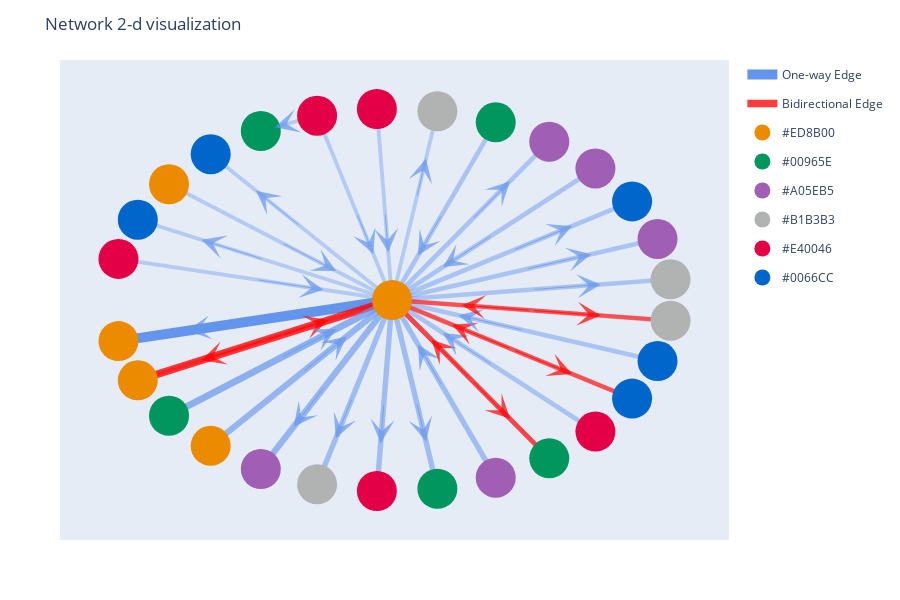

The notebook cell saved with this chart:
### Code cell
#data = [edge_trace, trace_nodes]
fig = go.Figure(layout=layout)

for trace in edge_trace:
    fig.add_trace(trace)

for trace in node_trace:
    fig.add_trace(trace)

fig.add_trace(middle_trace)

#fig.update_layout(legend_title_text='Node Types:')
fig.update_layout(legend_itemclick=False)
fig.update_layout(legend_itemdoubleclick=False)
fig.show()
fig.write_html('2d_visualization.html')

### Figure 1 — Plotly figure (JSON) as saved in the notebook; plotly's stock layout.template omitted (floating-point values rounded to 4 significant figures)
{"data": [{"legendgroup": "blue", "line": {"color": "cornflowerblue", "shape": "spline", "width": 10}, "mode": "lines", "name": "One-way Edge", "opacity": 1, "showlegend": true, "type": "scatter", "x": [0, -0.9766, null], "y": [0, -0.215, null]}, {"legendgroup": "red", "line": {"color": "red", "shape": "spline", "width": 7.692}, "mode": "lines", "name": "Bidirectional Edge", "opacity": 0.7692, "showlegend": true, "type": "scatter", "x": [0, -0.9076, null], "y": [0, -0.4199, null]}, {"legendgroup": "blue", "line": {"color": "cornflowerblue", "shape": "spline", "width": 6.154}, "mode": "lines", "name": "One-way Edge", "opacity": 0.6154, "showlegend": false, "type": "scatter", "x": [0, -0.4684, null], "y": [0, -0.8835, null]}, {"legendgroup": "blue", "line": {"color": "cornflowerblue", "shape": "spline", "width": 5.385}, "mode": "lines", "name": "One-way Edge", "opacity": 0.5385, "showlegend": false, "type": "scatter", "x": [0, -0.2675, null], "y": [0, -0.9636, null]}, {"legendgroup": "blue", "line": {"color": "cornflowerblue", "shape": "spline", "width": 5.385}, "mode": "lines", "name": "One-way Edge", "opacity": 0.5385, "showlegend": false, "type": "scatter", "x": [0, -0.05414, null], "y": [0, -0.9985, null]}, {"legendgroup": "blue", "line": {"color": "cornflowerblue", "shape": "spline", "width": 5.385}, "mode": "lines", "name": "One-way Edge", "opacity": 0.5385, "showlegend": false, "type": "scatter", "x": [0, 0.1618, null], "y": [0, -0.9868, null]}, {"legendgroup": "red", "line": {"color": "red", "shape": "spline", "width": 4.615}, "mode": "lines", "name": "Bidirectional Edge", "opacity": 0.4615, "showlegend": false, "type": "scatter", "x": [0, 0.5612, null], "y": [0, -0.8277, null]}, {"legendgroup": "blue", "line": {"color": "cornflowerblue", "shape": "spline", "width": 4.615}, "mode": "lines", "name": "One-way Edge", "opacity": 0.4615, "showlegend": false, "type": "scatter", "x": [0, 0.9941, null], "y": [0, 0.1081, null]}, {"legendgroup": "blue", "line": {"color": "cornflowerblue", "shape": "spline", "width": 4.615}, "mode": "lines", "name": "One-way Edge", "opacity": 0.4615, "showlegend": false, "type": "scatter", "x": [0, 0.9477, null], "y": [0, 0.3193, null]}, {"legendgroup": "blue", "line": {"color": "cornflowerblue", "shape": "spline", "width": 4.615}, "mode": "lines", "name": "One-way Edge", "opacity": 0.4615, "showlegend": false, "type": "scatter", "x": [0, 0.8569, null], "y": [0, 0.5156, null]}, {"legendgroup": "blue", "line": {"color": "cornflowerblue", "shape": "spline", "width": 4.615}, "mode": "lines", "name": "One-way Edge", "opacity": 0.4615, "showlegend": false, "type": "scatter", "x": [0, 0.5612, null], "y": [0, 0.8277, null]}, {"legendgroup": "red", "line": {"color": "red", "shape": "spline", "width": 3.846}, "mode": "lines", "name": "Bidirectional Edge", "opacity": 0.3846, "showlegend": false, "type": "scatter", "x": [0, 0.9941, null], "y": [0, -0.1081, null]}, {"legendgroup": "red", "line": {"color": "red", "shape": "spline", "width": 3.846}, "mode": "lines", "name": "Bidirectional Edge", "opacity": 0.3846, "showlegend": false, "type": "scatter", "x": [0, 0.8569, null], "y": [0, -0.5156, null]}, {"legendgroup": "blue", "line": {"color": "cornflowerblue", "shape": "spline", "width": 3.846}, "mode": "lines", "name": "One-way Edge", "opacity": 0.3846, "showlegend": false, "type": "scatter", "x": [0, 0.1618, null], "y": [0, 0.9868, null]}, {"legendgroup": "blue", "line": {"color": "cornflowerblue", "shape": "spline", "width": 3.846}, "mode": "lines", "name": "One-way Edge", "opacity": 0.3846, "showlegend": false, "type": "scatter", "x": [0, -0.6474, null], "y": [0, 0.7622, null]}, {"legendgroup": "blue", "line": {"color": "cornflowerblue", "shape": "spline", "width": 3.846}, "mode": "lines", "name": "One-way Edge", "opacity": 0.3846, "showlegend": false, "type": "scatter", "x": [0, -0.9076, null], "y": [0, 0.4199, null]}, {"legendgroup": "red", "line": {"color": "red", "shape": "spline", "width": 3.846}, "mode": "lines", "name": "Bidirectional Edge", "opacity": 0.3846, "showlegend": false, "type": "scatter", "x": [-0.9076, 0, null], "y": [-0.4199, 0, null]}, {"legendgroup": "blue", "line": {"color": "cornflowerblue", "shape": "spline", "width": 6.923}, "mode": "lines", "name": "One-way Edge", "opacity": 0.6923, "showlegend": false, "type": "scatter", "x": [-0.7961, 0, null], "y": [-0.6052, 0, null]}, {"legendgroup": "blue", "line": {"color": "cornflowerblue", "shape": "spline", "width": 6.154}, "mode": "lines", "name": "One-way Edge", "opacity": 0.6154, "showlegend": false, "type": "scatter", "x": [-0.6474, 0, null], "y": [-0.7622, 0, null]}, {"legendgroup": "blue", "line": {"color": "cornflowerblue", "shape": "spline", "width": 5.385}, "mode": "lines", "name": "One-way Edge", "opacity": 0.5385, "showlegend": false, "type": "scatter", "x": [0.3701, 0, null], "y": [-0.929, 0, null]}, {"legendgroup": "red", "line": {"color": "red", "shape": "spline", "width": 4.615}, "mode": "lines", "name": "Bidirectional Edge", "opacity": 0.4615, "showlegend": false, "type": "scatter", "x": [0.5612, 0, null], "y": [-0.8277, 0, null]}, {"legendgroup": "blue", "line": {"color": "cornflowerblue", "shape": "spline", "width": 4.615}, "mode": "lines", "name": "One-way Edge", "opacity": 0.4615, "showlegend": false, "type": "scatter", "x": [0.726, 0, null], "y": [-0.6877, 0, null]}, {"legendgroup": "red", "line": {"color": "red", "shape": "spline", "width": 4.615}, "mode": "lines", "name": "Bidirectional Edge", "opacity": 0.4615, "showlegend": false, "type": "scatter", "x": [0.8569, 0, null], "y": [-0.5156, 0, null]}, {"legendgroup": "blue", "line": {"color": "cornflowerblue", "shape": "spline", "width": 4.615}, "mode": "lines", "name": "One-way Edge", "opacity": 0.4615, "showlegend": false, "type": "scatter", "x": [0.9477, 0, null], "y": [-0.3193, 0, null]}, {"legendgroup": "red", "line": {"color": "red", "shape": "spline", "width": 4.615}, "mode": "lines", "name": "Bidirectional Edge", "opacity": 0.4615, "showlegend": false, "type": "scatter", "x": [0.9941, 0, null], "y": [-0.1081, 0, null]}, {"legendgroup": "blue", "line": {"color": "cornflowerblue", "shape": "spline", "width": 4.615}, "mode": "lines", "name": "One-way Edge", "opacity": 0.4615, "showlegend": false, "type": "scatter", "x": [0.726, 0, null], "y": [0.6877, 0, null]}, {"legendgroup": "blue", "line": {"color": "cornflowerblue", "shape": "spline", "width": 4.615}, "mode": "lines", "name": "One-way Edge", "opacity": 0.4615, "showlegend": false, "type": "scatter", "x": [0.3701, 0, null], "y": [0.929, 0, null]}, {"legendgroup": "blue", "line": {"color": "cornflowerblue", "shape": "spline", "width": 3.846}, "mode": "lines", "name": "One-way Edge", "opacity": 0.3846, "showlegend": false, "type": "scatter", "x": [-0.05414, 0, null], "y": [0.9985, 0, null]}, {"legendgroup": "blue", "line": {"color": "cornflowerblue", "shape": "spline", "width": 3.846}, "mode": "lines", "name": "One-way Edge", "opacity": 0.3846, "showlegend": false, "type": "scatter", "x": [-0.2675, 0, null], "y": [0.9636, 0, null]}, {"legendgroup": "blue", "line": {"color": "cornflowerblue", "shape": "spline", "width": 3.846}, "mode": "lines", "name": "One-way Edge", "opacity": 0.3846, "showlegend": false, "type": "scatter", "x": [-0.2675, -0.4684, null], "y": [0.9636, 0.8835, null]}, {"legendgroup": "blue", "line": {"color": "cornflowerblue", "shape": "spline", "width": 3.846}, "mode": "lines", "name": "One-way Edge", "opacity": 0.3846, "showlegend": false, "type": "scatter", "x": [-0.7961, 0, null], "y": [0.6052, 0, null]}, {"legendgroup": "blue", "line": {"color": "cornflowerblue", "shape": "spline", "width": 3.846}, "mode": "lines", "name": "One-way Edge", "opacity": 0.3846, "showlegend": false, "type": "scatter", "x": [-0.9766, 0, null], "y": [0.215, 0, null]}, {"hoverinfo": "text", "legendgroup": "#ED8B00", "marker": {"color": "#ED8B00", "size": 40, "symbol": "circle"}, "mode": "markers", "name": "#ED8B00", "showlegend": true, "text": "Anthony", "type": "scatter", "x": [0, null], "y": [0, null]}, {"hoverinfo": "text", "legendgroup": "#ED8B00", "marker": {"color": "#ED8B00", "size": 40, "symbol": "circle"}, "mode": "markers", "name": "#ED8B00", "showlegend": false, "text": "Matthew", "type": "scatter", "x": [-0.9766, null], "y": [-0.215, null]}, {"hoverinfo": "text", "legendgroup": "#ED8B00", "marker": {"color": "#ED8B00", "size": 40, "symbol": "circle"}, "mode": "markers", "name": "#ED8B00", "showlegend": false, "text": "Christopher", "type": "scatter", "x": [-0.9076, null], "y": [-0.4199, null]}, {"hoverinfo": "text", "legendgroup": "#00965E", "marker": {"color": "#00965E", "size": 40, "symbol": "circle"}, "mode": "markers", "name": "#00965E", "showlegend": true, "text": "Linda", "type": "scatter", "x": [-0.7961, null], "y": [-0.6052, null]}, {"hoverinfo": "text", "legendgroup": "#ED8B00", "marker": {"color": "#ED8B00", "size": 40, "symbol": "circle"}, "mode": "markers", "name": "#ED8B00", "showlegend": false, "text": "Daniel", "type": "scatter", "x": [-0.6474, null], "y": [-0.7622, null]}, {"hoverinfo": "text", "legendgroup": "#A05EB5", "marker": {"color": "#A05EB5", "size": 40, "symbol": "circle"}, "mode": "markers", "name": "#A05EB5", "showlegend": true, "text": "Richard", "type": "scatter", "x": [-0.4684, null], "y": [-0.8835, null]}, {"hoverinfo": "text", "legendgroup": "#B1B3B3", "marker": {"color": "#B1B3B3", "size": 40, "symbol": "circle"}, "mode": "markers", "name": "#B1B3B3", "showlegend": true, "text": "Margaret", "type": "scatter", "x": [-0.2675, null], "y": [-0.9636, null]}, {"hoverinfo": "text", "legendgroup": "#E40046", "marker": {"color": "#E40046", "size": 40, "symbol": "circle"}, "mode": "markers", "name": "#E40046", "showlegend": true, "text": "Jessica", "type": "scatter", "x": [-0.05414, null], "y": [-0.9985, null]}, {"hoverinfo": "text", "legendgroup": "#00965E", "marker": {"color": "#00965E", "size": 40, "symbol": "circle"}, "mode": "markers", "name": "#00965E", "showlegend": false, "text": "Patricia", "type": "scatter", "x": [0.1618, null], "y": [-0.9868, null]}, {"hoverinfo": "text", "legendgroup": "#A05EB5", "marker": {"color": "#A05EB5", "size": 40, "symbol": "circle"}, "mode": "markers", "name": "#A05EB5", "showlegend": false, "text": "David", "type": "scatter", "x": [0.3701, null], "y": [-0.929, null]}, {"hoverinfo": "text", "legendgroup": "#00965E", "marker": {"color": "#00965E", "size": 40, "symbol": "circle"}, "mode": "markers", "name": "#00965E", "showlegend": false, "text": "Jennifer", "type": "scatter", "x": [0.5612, null], "y": [-0.8277, null]}, {"hoverinfo": "text", "legendgroup": "#E40046", "marker": {"color": "#E40046", "size": 40, "symbol": "circle"}, "mode": "markers", "name": "#E40046", "showlegend": false, "text": "Susan", "type": "scatter", "x": [0.726, null], "y": [-0.6877, null]}, {"hoverinfo": "text", "legendgroup": "#0066CC", "marker": {"color": "#0066CC", "size": 40, "symbol": "circle"}, "mode": "markers", "name": "#0066CC", "showlegend": true, "text": "Michael", "type": "scatter", "x": [0.8569, null], "y": [-0.5156, null]}, {"hoverinfo": "text", "legendgroup": "#0066CC", "marker": {"color": "#0066CC", "size": 40, "symbol": "circle"}, "mode": "markers", "name": "#0066CC", "showlegend": false, "text": "William", "type": "scatter", "x": [0.9477, null], "y": [-0.3193, null]}, {"hoverinfo": "text", "legendgroup": "#B1B3B3", "marker": {"color": "#B1B3B3", "size": 40, "symbol": "circle"}, "mode": "markers", "name": "#B1B3B3", "showlegend": false, "text": "Sandra", "type": "scatter", "x": [0.9941, null], "y": [-0.1081, null]}, {"hoverinfo": "text", "legendgroup": "#B1B3B3", "marker": {"color": "#B1B3B3", "size": 40, "symbol": "circle"}, "mode": "markers", "name": "#B1B3B3", "showlegend": false, "text": "Betty", "type": "scatter", "x": [0.9941, null], "y": [0.1081, null]}, {"hoverinfo": "text", "legendgroup": "#A05EB5", "marker": {"color": "#A05EB5", "size": 40, "symbol": "circle"}, "mode": "markers", "name": "#A05EB5", "showlegend": false, "text": "Thomas", "type": "scatter", "x": [0.9477, null], "y": [0.3193, null]}, {"hoverinfo": "text", "legendgroup": "#0066CC", "marker": {"color": "#0066CC", "size": 40, "symbol": "circle"}, "mode": "markers", "name": "#0066CC", "showlegend": false, "text": "John", "type": "scatter", "x": [0.8569, null], "y": [0.5156, null]}, {"hoverinfo": "text", "legendgroup": "#A05EB5", "marker": {"color": "#A05EB5", "size": 40, "symbol": "circle"}, "mode": "markers", "name": "#A05EB5", "showlegend": false, "text": "Charles", "type": "scatter", "x": [0.726, null], "y": [0.6877, null]}, {"hoverinfo": "text", "legendgroup": "#A05EB5", "marker": {"color": "#A05EB5", "size": 40, "symbol": "circle"}, "mode": "markers", "name": "#A05EB5", "showlegend": false, "text": "Joseph", "type": "scatter", "x": [0.5612, null], "y": [0.8277, null]}, {"hoverinfo": "text", "legendgroup": "#00965E", "marker": {"color": "#00965E", "size": 40, "symbol": "circle"}, "mode": "markers", "name": "#00965E", "showlegend": false, "text": "Mary", "type": "scatter", "x": [0.3701, null], "y": [0.929, null]}, {"hoverinfo": "text", "legendgroup": "#B1B3B3", "marker": {"color": "#B1B3B3", "size": 40, "symbol": "circle"}, "mode": "markers", "name": "#B1B3B3", "showlegend": false, "text": "Lisa", "type": "scatter", "x": [0.1618, null], "y": [0.9868, null]}, {"hoverinfo": "text", "legendgroup": "#E40046", "marker": {"color": "#E40046", "size": 40, "symbol": "circle"}, "mode": "markers", "name": "#E40046", "showlegend": false, "text": "Karen", "type": "scatter", "x": [-0.05414, null], "y": [0.9985, null]}, {"hoverinfo": "text", "legendgroup": "#E40046", "marker": {"color": "#E40046", "size": 40, "symbol": "circle"}, "mode": "markers", "name": "#E40046", "showlegend": false, "text": "Sarah", "type": "scatter", "x": [-0.2675, null], "y": [0.9636, null]}, {"hoverinfo": "text", "legendgroup": "#00965E", "marker": {"color": "#00965E", "size": 40, "symbol": "circle"}, "mode": "markers", "name": "#00965E", "showlegend": false, "text": "Elizabeth", "type": "scatter", "x": [-0.4684, null], "y": [0.8835, null]}, {"hoverinfo": "text", "legendgroup": "#0066CC", "marker": {"color": "#0066CC", "size": 40, "symbol": "circle"}, "mode": "markers", "name": "#0066CC", "showlegend": false, "text": "Robert", "type": "scatter", "x": [-0.6474, null], "y": [0.7622, null]}, {"hoverinfo": "text", "legendgroup": "#ED8B00", "marker": {"color": "#ED8B00", "size": 40, "symbol": "circle"}, "mode": "markers", "name": "#ED8B00", "showlegend": false, "text": "Nancy", "type": "scatter", "x": [-0.7961, null], "y": [0.6052, null]}, {"hoverinfo": "text", "legendgroup": "#0066CC", "marker": {"color": "#0066CC", "size": 40, "symbol": "circle"}, "mode": "markers", "name": "#0066CC", "showlegend": false, "text": "James", "type": "scatter", "x": [-0.9076, null], "y": [0.4199, null]}, {"hoverinfo": "text", "legendgroup": "#E40046", "marker": {"color": "#E40046", "size": 40, "symbol": "circle"}, "mode": "markers", "name": "#E40046", "showlegend": false, "text": "Barbara", "type": "scatter", "x": [-0.9766, null], "y": [0.215, null]}, {"hoverinfo": "text", "hovertext": ["From: Anthony To: Matthew, weight: 13", "Bidirectional edge:<br>Anthony To: Christopher, weight: 10<br>Christopher To: Anthony, weight: 5", "From: Anthony To: Richard, weight: 8", "From: Anthony To: Margaret, weight: 7", "From: Anthony To: Jessica, weight: 7", "From: Anthony To: Patricia, weight: 7", "Bidirectional edge:<br>Anthony To: Jennifer, weight: 6<br>Jennifer To: Anthony, weight: 6", "From: Anthony To: Betty, weight: 6", "From: Anthony To: Thomas, weight: 6", "From: Anthony To: John, weight: 6", "From: Anthony To: Joseph, weight: 6", "Bidirectional edge:<br>Anthony To: Sandra, weight: 5<br>Sandra To: Anthony, weight: 6", "Bidirectional edge:<br>Anthony To: Michael, weight: 5<br>Michael To: Anthony, weight: 6", "From: Anthony To: Lisa, weight: 5", "From: Anthony To: Robert, weight: 5", "From: Anthony To: James, weight: 5", "Bidirectional edge:<br>Christopher To: Anthony, weight: 5<br>Anthony To: Christopher, weight: 10", "From: Linda To: Anthony, weight: 9", "From: Daniel To: Anthony, weight: 8", "From: David To: Anthony, weight: 7", "Bidirectional edge:<br>Jennifer To: Anthony, weight: 6<br>Anthony To: Jennifer, weight: 6", "From: Susan To: Anthony, weight: 6", "Bidirectional edge:<br>Michael To: Anthony, weight: 6<br>Anthony To: Michael, weight: 5", "From: William To: Anthony, weight: 6", "Bidirectional edge:<br>Sandra To: Anthony, weight: 6<br>Anthony To: Sandra, weight: 5", "From: Charles To: Anthony, weight: 6", "From: Mary To: Anthony, weight: 6", "From: Karen To: Anthony, weight: 5", "From: Sarah To: Anthony, weight: 5", "From: Sarah To: Elizabeth, weight: 5", "From: Nancy To: Anthony, weight: 5", "From: Barbara To: Anthony, weight: 5"], "marker": {"color": "LightSkyBlue", "size": 20}, "mode": "markers", "opacity": 0, "showlegend": false, "type": "scatter", "x": [-0.4883, -0.4538, -0.2342, -0.1338, -0.02707, 0.08089, 0.2806, 0.4971, 0.4738, 0.4284, 0.2806, 0.4971, 0.4284, 0.08089, -0.3237, -0.4538, -0.4538, -0.398, -0.3237, 0.1851, 0.2806, 0.363, 0.4284, 0.4738, 0.4971, 0.363, 0.1851, -0.02707, -0.1338, -0.368, -0.398, -0.4883], "y": [-0.1075, -0.2099, -0.4418, -0.4818, -0.4993, -0.4934, -0.4138, 0.05406, 0.1597, 0.2578, 0.4138, -0.05406, -0.2578, 0.4934, 0.3811, 0.2099, -0.2099, -0.3026, -0.3811, -0.4645, -0.4138, -0.3438, -0.2578, -0.1597, -0.05406, 0.3438, 0.4645, 0.4993, 0.4818, 0.9235, 0.3026, 0.1075]}], "layout": {"annotations": [{"arrowcolor": "cornflowerblue", "arrowhead": 3, "arrowsize": 4, "arrowwidth": 1, "ax": -0.4883, "axref": "x", "ay": -0.1075, "ayref": "y", "opacity": 0.7, "showarrow": true, "x": -0.7325, "xref": "x", "y": -0.1612, "yref": "y"}, {"arrowcolor": "red", "arrowhead": 3, "arrowsize": 4, "arrowwidth": 1, "ax": -0.4538, "axref": "x", "ay": -0.2099, "ayref": "y", "opacity": 0.7, "showarrow": true, "x": -0.6807, "xref": "x", "y": -0.3149, "yref": "y"}, {"arrowcolor": "cornflowerblue", "arrowhead": 3, "arrowsize": 4, "arrowwidth": 1, "ax": -0.2342, "axref": "x", "ay": -0.4418, "ayref": "y", "opacity": 0.7, "showarrow": true, "x": -0.3513, "xref": "x", "y": -0.6626, "yref": "y"}, {"arrowcolor": "cornflowerblue", "arrowhead": 3, "arrowsize": 4, "arrowwidth": 1, "ax": -0.1338, "axref": "x", "ay": -0.4818, "ayref": "y", "opacity": 0.7, "showarrow": true, "x": -0.2006, "xref": "x", "y": -0.7227, "yref": "y"}, {"arrowcolor": "cornflowerblue", "arrowhead": 3, "arrowsize": 4, "arrowwidth": 1, "ax": -0.02707, "axref": "x", "ay": -0.4993, "ayref": "y", "opacity": 0.7, "showarrow": true, "x": -0.0406, "xref": "x", "y": -0.7489, "yref": "y"}, {"arrowcolor": "cornflowerblue", "arrowhead": 3, "arrowsize": 4, "arrowwidth": 1, "ax": 0.08089, "axref": "x", "ay": -0.4934, "ayref": "y", "opacity": 0.7, "showarrow": true, "x": 0.1213, "xref": "x", "y": -0.7401, "yref": "y"}, {"arrowcolor": "red", "arrowhead": 3, "arrowsize": 4, "arrowwidth": 1, "ax": 0.2806, "axref": "x", "ay": -0.4138, "ayref": "y", "opacity": 0.7, "showarrow": true, "x": 0.4209, "xref": "x", "y": -0.6208, "yref": "y"}, {"arrowcolor": "cornflowerblue", "arrowhead": 3, "arrowsize": 4, "arrowwidth": 1, "ax": 0.4971, "axref": "x", "ay": 0.05406, "ayref": "y", "opacity": 0.7, "showarrow": true, "x": 0.7456, "xref": "x", "y": 0.08109, "yref": "y"}, {"arrowcolor": "cornflowerblue", "arrowhead": 3, "arrowsize": 4, "arrowwidth": 1, "ax": 0.4738, "axref": "x", "ay": 0.1597, "ayref": "y", "opacity": 0.7, "showarrow": true, "x": 0.7107, "xref": "x", "y": 0.2395, "yref": "y"}, {"arrowcolor": "cornflowerblue", "arrowhead": 3, "arrowsize": 4, "arrowwidth": 1, "ax": 0.4284, "axref": "x", "ay": 0.2578, "ayref": "y", "opacity": 0.7, "showarrow": true, "x": 0.6426, "xref": "x", "y": 0.3867, "yref": "y"}, {"arrowcolor": "cornflowerblue", "arrowhead": 3, "arrowsize": 4, "arrowwidth": 1, "ax": 0.2806, "axref": "x", "ay": 0.4138, "ayref": "y", "opacity": 0.7, "showarrow": true, "x": 0.4209, "xref": "x", "y": 0.6208, "yref": "y"}, {"arrowcolor": "red", "arrowhead": 3, "arrowsize": 4, "arrowwidth": 1, "ax": 0.4971, "axref": "x", "ay": -0.05406, "ayref": "y", "opacity": 0.7, "showarrow": true, "x": 0.7456, "xref": "x", "y": -0.08109, "yref": "y"}, {"arrowcolor": "red", "arrowhead": 3, "arrowsize": 4, "arrowwidth": 1, "ax": 0.4284, "axref": "x", "ay": -0.2578, "ayref": "y", "opacity": 0.7, "showarrow": true, "x": 0.6426, "xref": "x", "y": -0.3867, "yref": "y"}, {"arrowcolor": "cornflowerblue", "arrowhead": 3, "arrowsize": 4, "arrowwidth": 1, "ax": 0.08089, "axref": "x", "ay": 0.4934, "ayref": "y", "opacity": 0.7, "showarrow": true, "x": 0.1213, "xref": "x", "y": 0.7401, "yref": "y"}, {"arrowcolor": "cornflowerblue", "arrowhead": 3, "arrowsize": 4, "arrowwidth": 1, "ax": -0.3237, "axref": "x", "ay": 0.3811, "ayref": "y", "opacity": 0.7, "showarrow": true, "x": -0.4855, "xref": "x", "y": 0.5716, "yref": "y"}, {"arrowcolor": "cornflowerblue", "arrowhead": 3, "arrowsize": 4, "arrowwidth": 1, "ax": -0.4538, "axref": "x", "ay": 0.2099, "ayref": "y", "opacity": 0.7, "showarrow": true, "x": -0.6807, "xref": "x", "y": 0.3149, "yref": "y"}, {"arrowcolor": "red", "arrowhead": 3, "arrowsize": 4, "arrowwidth": 1, "ax": -0.4538, "axref": "x", "ay": -0.2099, "ayref": "y", "opacity": 0.7, "showarrow": true, "x": -0.2269, "xref": "x", "y": -0.105, "yref": "y"}, {"arrowcolor": "cornflowerblue", "arrowhead": 3, "arrowsize": 4, "arrowwidth": 1, "ax": -0.398, "axref": "x", "ay": -0.3026, "ayref": "y", "opacity": 0.7, "showarrow": true, "x": -0.199, "xref": "x", "y": -0.1513, "yref": "y"}, {"arrowcolor": "cornflowerblue", "arrowhead": 3, "arrowsize": 4, "arrowwidth": 1, "ax": -0.3237, "axref": "x", "ay": -0.3811, "ayref": "y", "opacity": 0.7, "showarrow": true, "x": -0.1618, "xref": "x", "y": -0.1905, "yref": "y"}, {"arrowcolor": "cornflowerblue", "arrowhead": 3, "arrowsize": 4, "arrowwidth": 1, "ax": 0.1851, "axref": "x", "ay": -0.4645, "ayref": "y", "opacity": 0.7, "showarrow": true, "x": 0.09253, "xref": "x", "y": -0.2322, "yref": "y"}, {"arrowcolor": "red", "arrowhead": 3, "arrowsize": 4, "arrowwidth": 1, "ax": 0.2806, "axref": "x", "ay": -0.4138, "ayref": "y", "opacity": 0.7, "showarrow": true, "x": 0.1403, "xref": "x", "y": -0.2069, "yref": "y"}, {"arrowcolor": "cornflowerblue", "arrowhead": 3, "arrowsize": 4, "arrowwidth": 1, "ax": 0.363, "axref": "x", "ay": -0.3438, "ayref": "y", "opacity": 0.7, "showarrow": true, "x": 0.1815, "xref": "x", "y": -0.1719, "yref": "y"}, {"arrowcolor": "red", "arrowhead": 3, "arrowsize": 4, "arrowwidth": 1, "ax": 0.4284, "axref": "x", "ay": -0.2578, "ayref": "y", "opacity": 0.7, "showarrow": true, "x": 0.2142, "xref": "x", "y": -0.1289, "yref": "y"}, {"arrowcolor": "cornflowerblue", "arrowhead": 3, "arrowsize": 4, "arrowwidth": 1, "ax": 0.4738, "axref": "x", "ay": -0.1597, "ayref": "y", "opacity": 0.7, "showarrow": true, "x": 0.2369, "xref": "x", "y": -0.07983, "yref": "y"}, {"arrowcolor": "red", "arrowhead": 3, "arrowsize": 4, "arrowwidth": 1, "ax": 0.4971, "axref": "x", "ay": -0.05406, "ayref": "y", "opacity": 0.7, "showarrow": true, "x": 0.2485, "xref": "x", "y": -0.02703, "yref": "y"}, {"arrowcolor": "cornflowerblue", "arrowhead": 3, "arrowsize": 4, "arrowwidth": 1, "ax": 0.363, "axref": "x", "ay": 0.3438, "ayref": "y", "opacity": 0.7, "showarrow": true, "x": 0.1815, "xref": "x", "y": 0.1719, "yref": "y"}, {"arrowcolor": "cornflowerblue", "arrowhead": 3, "arrowsize": 4, "arrowwidth": 1, "ax": 0.1851, "axref": "x", "ay": 0.4645, "ayref": "y", "opacity": 0.7, "showarrow": true, "x": 0.09253, "xref": "x", "y": 0.2322, "yref": "y"}, {"arrowcolor": "cornflowerblue", "arrowhead": 3, "arrowsize": 4, "arrowwidth": 1, "ax": -0.02707, "axref": "x", "ay": 0.4993, "ayref": "y", "opacity": 0.7, "showarrow": true, "x": -0.01353, "xref": "x", "y": 0.2496, "yref": "y"}, {"arrowcolor": "cornflowerblue", "arrowhead": 3, "arrowsize": 4, "arrowwidth": 1, "ax": -0.1338, "axref": "x", "ay": 0.4818, "ayref": "y", "opacity": 0.7, "showarrow": true, "x": -0.06688, "xref": "x", "y": 0.2409, "yref": "y"}, {"arrowcolor": "cornflowerblue", "arrowhead": 3, "arrowsize": 4, "arrowwidth": 1, "ax": -0.368, "axref": "x", "ay": 0.9235, "ayref": "y", "opacity": 0.7, "showarrow": true, "x": -0.4182, "xref": "x", "y": 0.9035, "yref": "y"}, {"arrowcolor": "cornflowerblue", "arrowhead": 3, "arrowsize": 4, "arrowwidth": 1, "ax": -0.398, "axref": "x", "ay": 0.3026, "ayref": "y", "opacity": 0.7, "showarrow": true, "x": -0.199, "xref": "x", "y": 0.1513, "yref": "y"}, {"arrowcolor": "cornflowerblue", "arrowhead": 3, "arrowsize": 4, "arrowwidth": 1, "ax": -0.4883, "axref": "x", "ay": 0.1075, "ayref": "y", "opacity": 0.7, "showarrow": true, "x": -0.2442, "xref": "x", "y": 0.05374, "yref": "y"}], "height": 600, "hovermode": "closest", "legend": {"itemclick": false, "itemdoubleclick": false}, "margin": {"b": 60, "l": 60, "r": 60, "t": 60}, "showlegend": true, "title": {"text": "Network 2-d visualization"}, "xaxis": {"showgrid": false, "showticklabels": false, "zeroline": false}, "yaxis": {"showgrid": false, "showticklabels": false, "zeroline": false}}}
